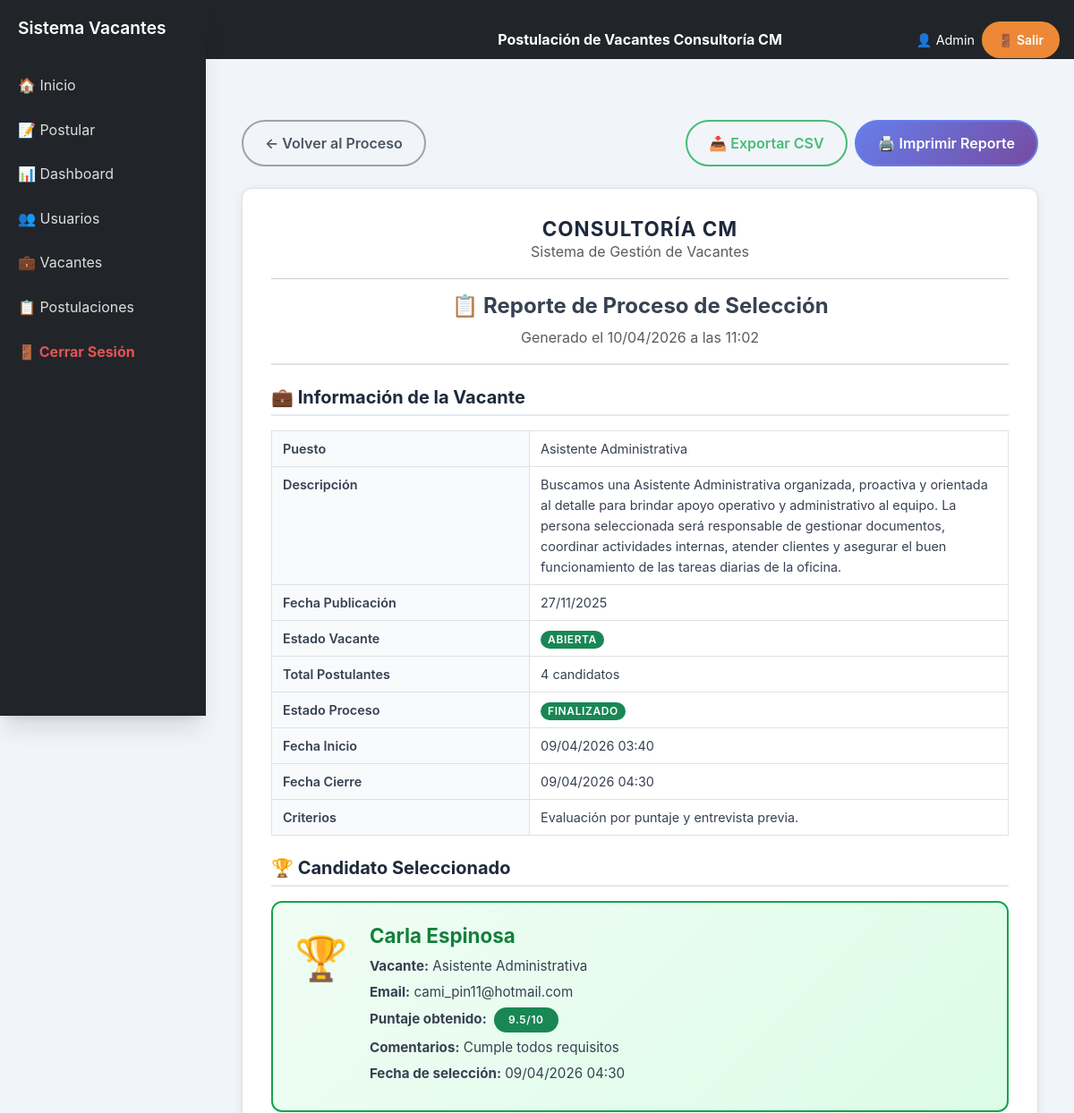
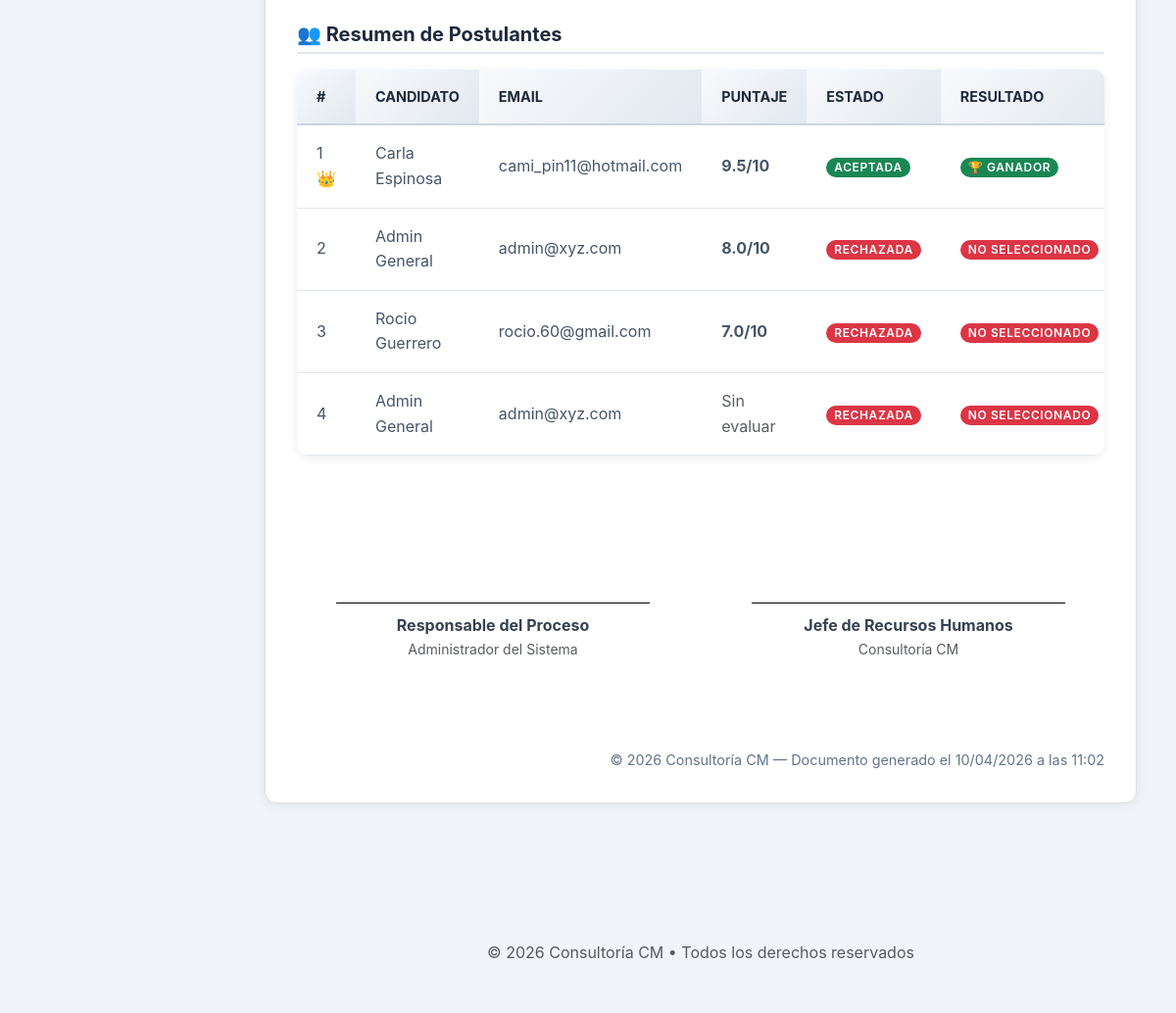
Page /admin/reporte_ganador.php?vacante_id=2 (signed in) on the committed database (2 pictures, top to bottom).
### tables this page shows
CREATE TABLE `vacantes` (
  `id` int(11) NOT NULL,
  `titulo` varchar(200) NOT NULL,
  `descripcion` text NOT NULL,
  `requisitos` text NOT NULL,
  `departamento` varchar(150) NOT NULL,
  `fecha_publicacion` timestamp NOT NULL DEFAULT current_timestamp(),
  `estado` enum('abierta','cerrada') DEFAULT 'abierta'
);

CREATE TABLE `proceso_seleccion` (
  `id` int(11) NOT NULL,
  `vacante_id` int(11) NOT NULL,
  `fecha_inicio` timestamp NOT NULL DEFAULT current_timestamp(),
  `fecha_cierre` timestamp NULL DEFAULT NULL,
  `estado` enum('abierto','cerrado','finalizado') DEFAULT 'abierto',
  `numero_ganadores` int(11) DEFAULT 1,
  `criterios_seleccion` text DEFAULT NULL,
  `admin_id` int(11) NOT NULL
);

CREATE TABLE `usuarios` (
  `id` int(11) NOT NULL,
  `nombre` varchar(120) NOT NULL,
  `apellido` varchar(120) NOT NULL,
  `email` varchar(150) NOT NULL,
  `password` varchar(255) NOT NULL,
  `rol` enum('empleado','admin') DEFAULT 'empleado',
  `fecha_registro` timestamp NOT NULL DEFAULT current_timestamp()
);

CREATE TABLE `postulaciones` (
  `id` int(11) NOT NULL,
  `usuario_id` int(11) NOT NULL,
  `vacante_id` int(11) NOT NULL,
  `fecha_postulacion` timestamp NOT NULL DEFAULT current_timestamp(),
  `estado` enum('pendiente','aprobado','rechazado','aceptada','rechazada') DEFAULT 'pendiente',
  `es_ganador` tinyint(1) DEFAULT 0,
  `fecha_seleccion` timestamp NULL DEFAULT NULL,
  `comentario_seleccion` text DEFAULT NULL,
  `puntaje` decimal(3,1) DEFAULT 0.0,
  `archivo` varchar(255) NOT NULL,
  `fecha_evaluacion` datetime DEFAULT NULL
);

### admin/reporte_ganador.php (the view, shortened to what this page needs)
<?php
include '../includes/header.php';
$conn = new mysqli("localhost", "root", "root", "sistema_vacantes");
$vacante_id = intval($_GET['vacante_id'] ?? 0);
$stmt = $conn->prepare("SELECT * FROM vacantes WHERE id = ?");
$stmt->bind_param("i", $vacante_id);
$stmt->execute();
$vacante = $stmt->get_result()->fetch_assoc();
$stmt = $conn->prepare("SELECT * FROM proceso_seleccion WHERE vacante_id = ?");
$stmt->bind_param("i", $vacante_id);
$stmt->execute();
$proceso = $stmt->get_result()->fetch_assoc();
$stmt = $conn->prepare("
    SELECT p.*, u.nombre, u.apellido, u.email
    FROM postulaciones p
    JOIN usuarios u ON p.usuario_id = u.id
    WHERE p.vacante_id = ? AND p.es_ganador = 1
    LIMIT 1
");
$stmt->bind_param("i", $vacante_id);
$stmt->execute();
$ganador = $stmt->get_result()->fetch_assoc();
$stmt = $conn->prepare("
    SELECT p.*, u.nombre, u.apellido, u.email
    FROM postulaciones p
    JOIN usuarios u ON p.usuario_id = u.id
    WHERE p.vacante_id = ?
    ORDER BY p.es_ganador DESC, p.puntaje DESC
");
$stmt->bind_param("i", $vacante_id);
$stmt->execute();
$todos = $stmt->get_result()->fetch_all(MYSQLI_ASSOC);
$fecha_reporte = date('d/m/Y');
$hora_reporte  = date('H:i');
?>
<div class="content">
<div class="container pb-5">
    <div class="d-flex justify-content-between align-items-center my-4 no-print flex-wrap gap-2">
        <a href="proceso_seleccion.php?vacante_id=<?= $vacante_id ?>"
           class="btn btn-outline-secondary rounded-pill px-4">
            ← Volver al Proceso
        </a>
        <div class="d-flex gap-2 flex-wrap">
            <a href="exportar_resultados.php?vacante_id=<?= $vacante_id ?>"
               class="btn btn-outline-success rounded-pill px-4">
                📥 Exportar CSV
            </a>
            <button onclick="window.print()"
                    class="btn btn-primary rounded-pill px-4">
                🖨️ Imprimir Reporte
            </button>
        </div>
    </div>
    <div class="reporte-documento" id="reporte-imprimir">
        <div class="reporte-header">
            <h2 class="reporte-titulo">Consultoría CM</h2>
            <p class="text-muted mb-0">Sistema de Gestión de Vacantes</p>
            <hr>
            <h4 class="mt-2 fw-bold">📋 Reporte de Proceso de Selección</h4>
            <p class="text-muted mb-0">
                Generado el <?= $fecha_reporte ?> a las <?= $hora_reporte ?>
            </p>
        </div>
        <div class="mb-4">
            <h5 class="reporte-seccion-titulo">💼 Información de la Vacante</h5>
            <div class="table-responsive">
                <table class="tabla-info w-100">
                    <tr>
                        <td class="label">Puesto</td>
                        <td><?= htmlspecialchars($vacante['titulo']) ?></td>
                    </tr>
                    <tr>
                        <td class="label">Descripción</td>
                        <td><?= htmlspecialchars($vacante['descripcion'] ?? 'N/A') ?></td>
                    </tr>
                    <tr>
                        <td class="label">Fecha Publicación</td>
                        <td>
                            <?= isset($vacante['fecha_publicacion'])
                                ? date('d/m/Y', strtotime($vacante['fecha_publicacion']))
                                : 'N/A' ?>
                        </td>
                    </tr>
                    <tr>
                        <td class="label">Estado Vacante</td>
                        <td>
                            <span class="badge bg-<?= $vacante['estado'] === 'abierta' ? 'success' : 'secondary' ?>">
                                <?= ucfirst($vacante['estado']) ?>
                            </span>
                        </td>
                    </tr>
                    <tr>
                        <td class="label">Total Postulantes</td>
                        <td><?= count($todos) ?> candidatos</td>
                    </tr>
                    <?php if ($proceso): ?>
                    <tr>
                        <td class="label">Estado Proceso</td>
                        <td>
                            <span class="badge bg-<?= $proceso['estado'] === 'finalizado' ? 'success' : 'warning text-dark' ?>">
                                <?= ucfirst($proceso['estado']) ?>
                            </span>
                        </td>
                    </tr>
                    <tr>
                        <td class="label">Fecha Inicio</td>
                        <td>
                            <?= $proceso['fecha_inicio']
                                ? date('d/m/Y H:i', strtotime($proceso['fecha_inicio']))
                                : 'N/A' ?>
                        </td>
                    </tr>
                    <tr>
                        <td class="label">Fecha Cierre</td>
                        <td>
                            <?= $proceso['fecha_cierre']
                                ? date('d/m/Y H:i', strtotime($proceso['fecha_cierre']))
                                : 'En proceso' ?>
                        </td>
                    </tr>
                    <?php if (!empty($proceso['criterios_seleccion'])): ?>
                    <tr>
                        <td class="label">Criterios</td>
                        <td><?= htmlspecialchars($proceso['criterios_seleccion']) ?></td>
                    </tr>
                    <?php endif; ?>
                    <?php endif; ?>
                </table>
            </div>
        </div>
        <?php if ($ganador): ?>
        <div class="mb-4">
            <h5 class="reporte-seccion-titulo">🏆 Candidato Seleccionado</h5>
            <div class="ganador-card">
                <div class="ganador-icono">🏆</div>
                <div class="ganador-info">
                    <h3 class="ganador-nombre">
                        <?= htmlspecialchars($ganador['nombre'] . ' ' . $ganador['apellido']) ?>
                    </h3>
                    <p>
                        <strong>Vacante:</strong>
                        <?= htmlspecialchars($vacante['titulo']) ?>
                    </p>
                    <p>
                        <strong>Email:</strong>
                        <?= htmlspecialchars($ganador['email']) ?>
                    </p>
                    <p>
                        <strong>Puntaje obtenido:</strong>
                        <span class="badge bg-success px-3 py-2 ms-1">
                            <?= number_format($ganador['puntaje'] ?? 0, 1) ?>/10
                        </span>
                    </p>
                    <?php if (!empty($ganador['comentario_seleccion'])): ?>
                    <p>
                        <strong>Comentarios:</strong>
                        <?= htmlspecialchars($ganador['comentario_seleccion']) ?>
                    </p>
                    <?php endif; ?>
                    <p>
                        <strong>Fecha de selección:</strong>
                        <?= $ganador['fecha_seleccion']
                            ? date('d/m/Y H:i', strtotime($ganador['fecha_seleccion']))
                            : $fecha_reporte ?>
                    </p>
                </div>
            </div>
        </div>
        <?php else: ?>
        <div class="alert alert-warning mb-4">
            ⚠️ Aún no se ha seleccionado un ganador para esta vacante.
        </div>
        <?php endif; ?>
        <div class="mb-4">
            <h5 class="reporte-seccion-titulo">👥 Resumen de Postulantes</h5>
            <div class="tabla-wrapper">
                <table class="tabla-postulantes">
                    <thead>
                        <tr>
                            <th>#</th>
                            <th>Candidato</th>
                            <th>Email</th>
                            <th>Puntaje</th>
                            <th>Estado</th>
                            <th>Resultado</th>
                        </tr>
                    </thead>
                    <tbody>
                        <?php foreach ($todos as $index => $p): ?>
                            <tr class="<?= $p['es_ganador'] ? 'ganador-row' : '' ?>">
                                <td>
                                    <?= $index + 1 ?>
                                    <?= $p['es_ganador'] ? ' 👑' : '' ?>
                                </td>
                                <td>
                                    <?= htmlspecialchars($p['nombre'] . ' ' . $p['apellido']) ?>
                                </td>
                                <td>
                                    <?= htmlspecialchars($p['email']) ?>
                                </td>
                                <td>
                                    <?php if ($p['puntaje'] > 0): ?>
                                        <strong><?= number_format($p['puntaje'], 1) ?>/10</strong>
                                    <?php else: ?>
                                        <span class="text-muted">Sin evaluar</span>
                                    <?php endif; ?>
                                </td>
                                <td>
                                    <?php
                                    $color = match($p['estado']) {
                                        'aprobado'  => 'success',
                                        'aceptada'  => 'success',
                                        'rechazado' => 'danger',
                                        'rechazada' => 'danger',
                                        'pendiente' => 'warning text-dark',
                                        default     => 'secondary'
                                    };
                                    ?>
                                    <span class="badge bg-<?= $color ?>">
                                        <?= ucfirst($p['estado']) ?>
                                    </span>
                                </td>
                                <td>
                                    <?php if ($p['es_ganador']): ?>
                                        <span class="badge bg-success px-2 py-1">
                                            🏆 Ganador
                                        </span>
                                    <?php elseif (in_array($p['estado'], ['rechazado','rechazada'])): ?>
                                        <span class="badge bg-danger px-2 py-1">
                                            No seleccionado
                                        </span>
                                    <?php else: ?>
                                        <span class="badge bg-secondary px-2 py-1">
                                            En evaluación
                                        </span>
                                    <?php endif; ?>
                                </td>
                            </tr>
                        <?php endforeach; ?>
                    </tbody>
                </table>
            </div>
        </div>
        <div class="reporte-firma">
            <div class="row">
                <div class="col-md-6 text-center mb-4">
                    <div class="reporte-linea"></div>
                    <p class="mb-0"><strong>Responsable del Proceso</strong></p>
                    <p class="text-muted small">Administrador del Sistema</p>
                </div>
                <div class="col-md-6 text-center mb-4">
                    <div class="reporte-linea"></div>
                    <p class="mb-0"><strong>Jefe de Recursos Humanos</strong></p>
                    <p class="text-muted small">Consultoría CM</p>
                </div>
            </div>
        </div>
        <div class="reporte-footer">
            <p class="mb-0">
                © <?= date('Y') ?> Consultoría CM —
                Documento generado el <?= $fecha_reporte ?> a las <?= $hora_reporte ?>
            </p>
        </div>
    </div>
</div>
</div>
<?php include '../includes/footer.php'; ?>

### rows in the picture
vacantes: titulo "Asistente Administrativa", descripcion "Buscamos una Asistente Administrativa organizada, proactiva y orientada al detalle para brindar apoyo operativo y administrativo al equipo. La persona seleccionada será responsable de gestionar documentos, coordinar actividades internas, atender clientes y asegurar el buen funcionamiento de las tareas diarias de la oficina.", fecha_publicacion "27/11/2025", estado "ABIERTA"
proceso_seleccion: estado "FINALIZADO", fecha_inicio "09/04/2026 03:40", fecha_cierre "09/04/2026 04:30", criterios_seleccion "Evaluación por puntaje y entrevista previa."
usuarios: nombre+apellido "Carla Espinosa", email "cami_pin11@hotmail.com"
postulaciones: puntaje "9.5", comentario_seleccion "Cumple todos requisitos", fecha_seleccion "09/04/2026 04:30", usuario.apellido "Carla Espinosa", usuario.email "cami_pin11@hotmail.com", estado "ACEPTADA", es_ganador "🏆 GANADOR"
postulaciones: usuario.apellido "Admin General", usuario.email "admin@xyz.com", puntaje "8.0", estado "RECHAZADA", es_ganador "NO SELECCIONADO"
postulaciones: usuario.apellido "Rocio Guerrero", usuario.email "rocio.60@gmail.com", puntaje "7.0", estado "RECHAZADA", es_ganador "NO SELECCIONADO"
postulaciones: usuario.apellido "Admin General", usuario.email "admin@xyz.com", puntaje "Sin evaluar", estado "RECHAZADA", es_ganador "NO SELECCIONADO"

### other values in the picture
$_SESSION['nombre'] "Admin"
count($todos) "4"
